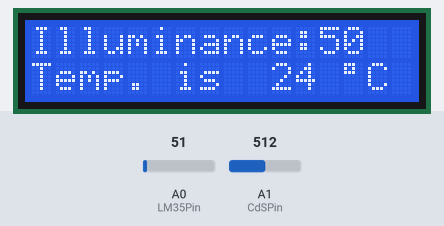
Bench run of a sketch on a simulated Arduino Uno, built with avr-gcc and run on an emulated ATmega328P. Parts: 16×2 character LCD. The inputs (shaded band) are chosen by the test bench; at power-on: A0 (LM35Pin) = 51, A1 (CdSPin) = 512.

Above: at 4.3 s.
4.4 s: A0 (LM35Pin) set to 61
At 6.2 s:
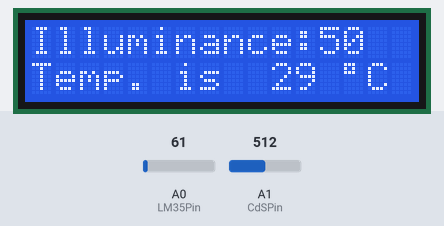
7.1 s: A1 (CdSPin) set to 716
At 8.2 s:
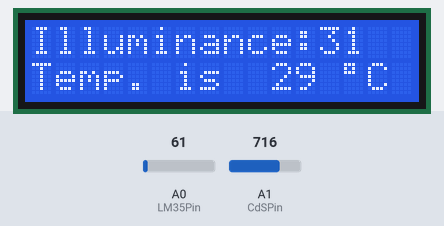
9.8 s: A0 (LM35Pin) set to 71
At 12.3 s:
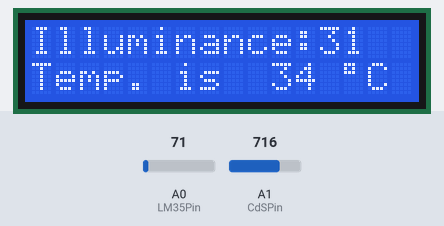
12.6 s: A1 (CdSPin) set to 900
At 14.3 s:
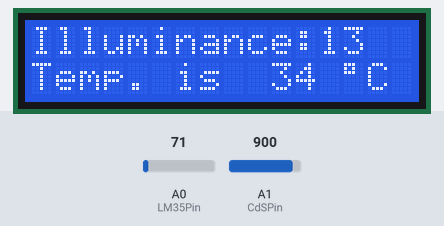
15.3 s: A0 (LM35Pin) set to 86
At 18.4 s:
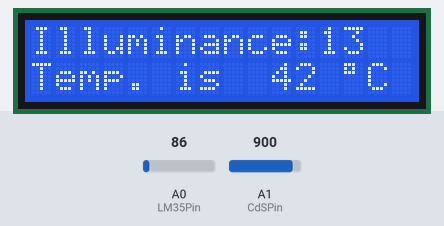
18.7 s: A1 (CdSPin) set to 1023
At 20.4 s:
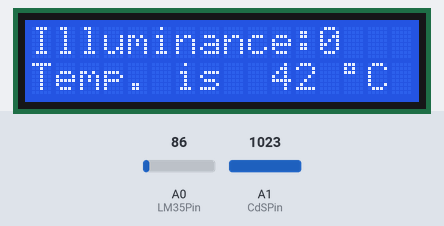
Timing chart, 0 to 21.9 s (numbered marks = the images above; inputs shaded):
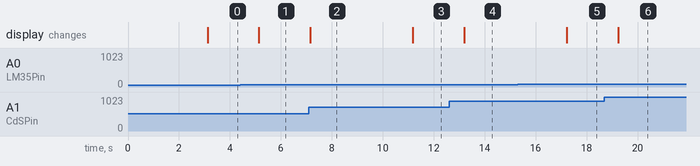

Measured:
- after the input at 4.4 s, the display: changes after 0.74 s (image 1)
- after the input at 7.1 s, the display: changes after 0.05 s (image 2)
- after the input at 9.8 s, the display: changes after 1.4 s (image 3)
- after the input at 12.6 s, the display: changes after 0.60 s (image 4)
- after the input at 15.3 s, the display: changes after 1.9 s (image 5)
- after the input at 18.7 s, the display: changes after 0.54 s (image 6)

The sketch:

AR06_cds_lm35.ino.ino
```cpp
/*
 예제 6.3
 LM35를 이용한 온도 측정
 */

// I2C 통신 라이브러리 설정
#include <Wire.h>
// I2C LCD 라리브러리 설정
#include <LiquidCrystal_I2C.h>

// LCD I2C address 설정
// PCF8574:0x27, PCF8574A:0x3F
LiquidCrystal_I2C lcd(0x27,16,2);

// 0번 아날로그핀을 LM35 입력으로 설정한다.
const int LM35Pin = 0;

const int CdSPin = 1;

void setup() {

  // 16X2 LCD 모듈 설정하고 백라이트를 켠다.
    lcd.init();     // LCD 설정
    lcd.backlight();

  // 메세지를 표시한다.
  lcd.print("ex 6.3");
  lcd.setCursor(0,1);
  lcd.print("Checking Temp.");

  // 3초동안 메세지를 표시한다.
  delay(3000);

  // 모든 메세지를 삭체한 뒤
  // 숫자를 제외한 부분들을 미리 출력시킨다.
  lcd.clear();
  lcd.setCursor(0,0);
  lcd.print("Illuminance:");
  lcd.setCursor(0,1);
  lcd.print("Temp. is ");

  //LCD 문자표에서 '°' 기호를 직접 써준다
  lcd.setCursor(13,1);
  lcd.write(B11011111);

   // '°' 기호 문자코드
  lcd.setCursor(14,1);
  lcd.print("C");  // 'C'를 표시한다.
}

void loop(){
  int adcValue; // 실제 센서로부터 읽은 값 (0~1023)
  long temp; // 현재의 온도
   int illuminance;
  // LM35의 Vout을 읽는다.
  adcValue = analogRead(LM35Pin);
  // 온도값으로 환산한다. 오버플로우 방지를 위하여 500L로 표시한다.
  // 500L의 경우 500을 32비트 long 형태의 숫자로 나타내 준다.
  temp = (adcValue * 500L) /1023;

  adcValue = analogRead(CdSPin);
  // 아날로그 입력 값을 0~100의 범위로 변경한다.
  illuminance =map(adcValue, 0,1023,100,0);
  // 전에 표시했던 내용을 지우고 LCD에 ADC 값과 온도를 출력한다.
  // 지우지 않으면 이전에 표시했던 값이 남게 된다.
  lcd.setCursor(12,0);
  lcd.print("    ");
  // ADC 값을 표시한다
  lcd.setCursor(12,0);
  lcd.print(illuminance);

  // 전에 표시했던 내용을 지운다.
  lcd.setCursor(10,1);
  lcd.print("   ");
  // 온도를 표시한다
  lcd.setCursor(10,1);
  lcd.print(temp);
  delay(2000);
}
```
